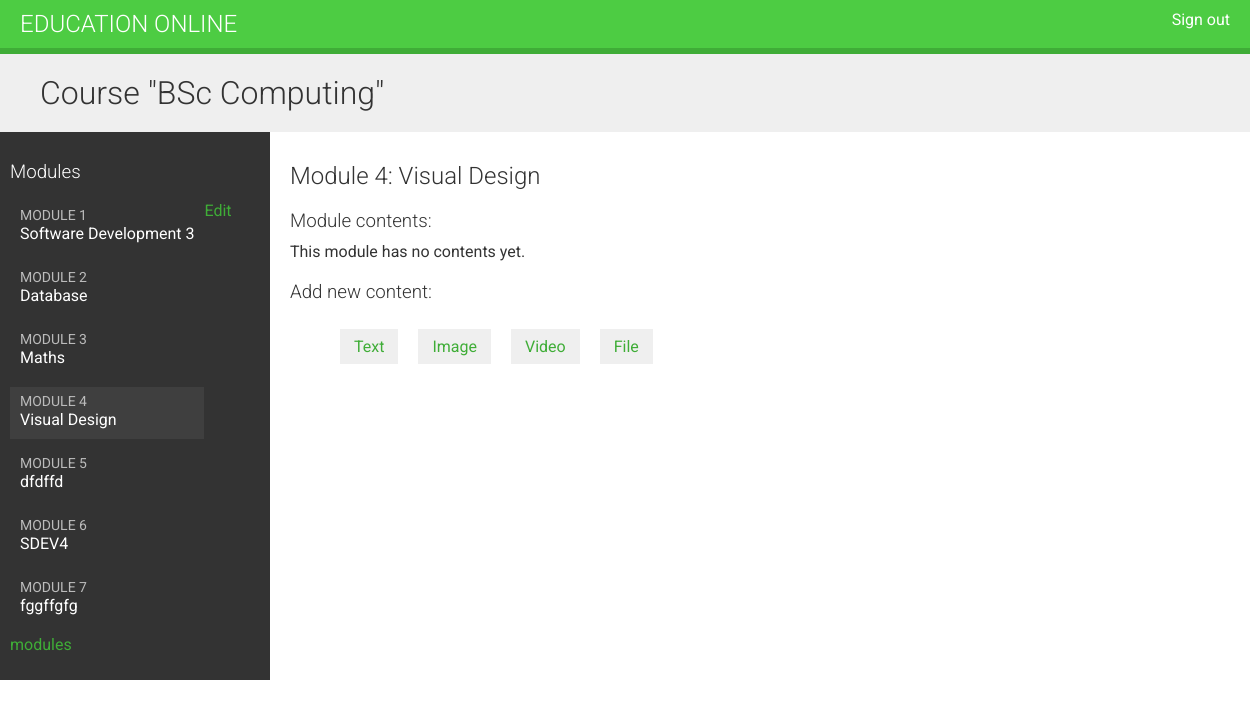
Page /course/module/9/ (signed in) on the committed database.
### courses/models.py (models this page shows, shortened)
class Course(models.Model):
    owner = models.ForeignKey(User,
                                related_name='courses_created',
                                on_delete=models.CASCADE)
    subject = models.ForeignKey(Subject,
                                related_name='courses',
                                on_delete=models.CASCADE)
    title = models.CharField(max_length=200)
    slug = models.SlugField(max_length=200, unique=True)
    overview = models.TextField()
    created = models.DateTimeField(auto_now_add=True)
    class Meta:
        ordering = ['-created']

class Module(models.Model):
    course = models.ForeignKey(Course,
                                related_name='modules',
                                on_delete=models.CASCADE)
    title = models.CharField(max_length=200)
    description = models.TextField(blank=True)
    order = OrderField(blank=True, for_fields=['course'])
    class Meta:
        ordering = ['order']

### courses/views.py (the view)
# urls.py: path('module/<int:module_id>/',views.ModuleContentListView.as_view(),name='module_content_list'),
class ModuleContentListView(TemplateResponseMixin, View):
    template_name = 'courses/manage/module/content_list.html'
    def get(self, request, module_id):
        module = get_object_or_404(Module,
                                    id=module_id,
                                    course__owner=request.user)
        return self.render_to_response({'module': module})

### courses/templates/courses/manage/module/content_list.html (shortened to what this page needs)
{% extends "base.html" %}
{% load course %}
{% block content %}
  {% with course=module.course %}
    <h1>Course "{{ course.title }}"</h1>
    <div class="contents">
      <h3>Modules</h3>
      <ul id="modules">
        {% for m in course.modules.all %}
          <li data-id="{{ m.id }}" {% if m == module %}class="selected"{% endif %}>
            <a href="{% url 'module_content_list' m.id %}">
              <span>
                Module <span class="order">{{ m.order|add:1 }}</span>
              </span>
              <br>
              {{ m.title }}
            </a>
          </li>
        {% empty %}
          <li>No modules yet.</li>
        {% endfor %}
      </ul>
      <p><a href="{% url 'course_module_update' course.id %}">Edit modules</a></p>
    </div>
    <div class="module">
      <h2>Module {{ module.order|add:1 }}: {{ module.title }}</h2>
      <h3>Module contents:</h3>
      <div id="module-contents">
        {% for content in module.contents.all %}
          <div data-id="{{ content.id }}">
            {% with item=content.item %}
              <p>{{ item }} ({{ item|model_name }})</p>
              <a href="{% url 'module_content_update' module.id item|model_name item.id %}">Edit</a>
              <form action="{% url 'module_content_delete' content.id %}" method="post">
                <input type="submit" value="Delete">
                {% csrf_token %}
              </form>
            {% endwith %}
          </div>
        {% empty %}
          <p>This module has no contents yet.</p>
        {% endfor %}
      </div>
      <h3>Add new content:</h3>
      <ul class="content-types">
        <li><a href="{% url 'module_content_create' module.id 'text' %}">Text</a></li>
        <li><a href="{% url 'module_content_create' module.id 'image' %}">Image</a></li>
        <li><a href="{% url 'module_content_create' module.id 'video' %}">Video</a></li>
        <li><a href="{% url 'module_content_create' module.id 'file' %}">File</a></li>
      </ul>
    </div>
  {% endwith %}
{% endblock %}

### courses/static/css/base.css (style rules this page uses)
body { margin:0; font-family:'Roboto', sans-serif; font-weight:400; color:#333; }
a { color:#3fad37; text-decoration:none; }
ul { float:left; }
h1, h2, h3, h4, h5, h6 { font-family:'Roboto', sans-serif; font-weight:300; }
h1 { background:#efefef; width:100%; overflow:auto; padding:20px 0 20px 40px; margin:0; }
.module { padding:10px 20px; float:left; width:600px; }
.module h3 { margin:20px 0 0; padding:0; width:100%; }
.module p { margin:10px 0 20px; width:100%; float:left; }
.contents { width:20%; padding:10px; float:left; background:#333; color: #fff; font-family:'Roboto', sans-serif; }
.contents ul { list-style:none; margin:0; padding:0; }
.contents ul li { margin:0 0 10px 0; padding:4px 10px 10px; overflow:auto; }
.contents ul li.selected { background:#3f3f3f; }
.contents ul span { text-transform:uppercase; color:#bbb; font-size:14px; }
.contents ul a { display:block; color:#fff; text-decoration:none; }
ul.content-types li { list-style:none; float:left; margin:10px; background:#efefef; padding:8px 14px; }

### rows in the picture
Course: title "BSc Computing"
Module: order|add "1", title "Software Development 3"
Module: order|add "2", title "Database"
Module: order|add "3", title "Maths"
Module: order|add "4", title "Visual Design"
Module: order|add "5", title "dfdffd"
Module: order|add "6", title "SDEV4"
Module: order|add "7", title "fggffgfg"
